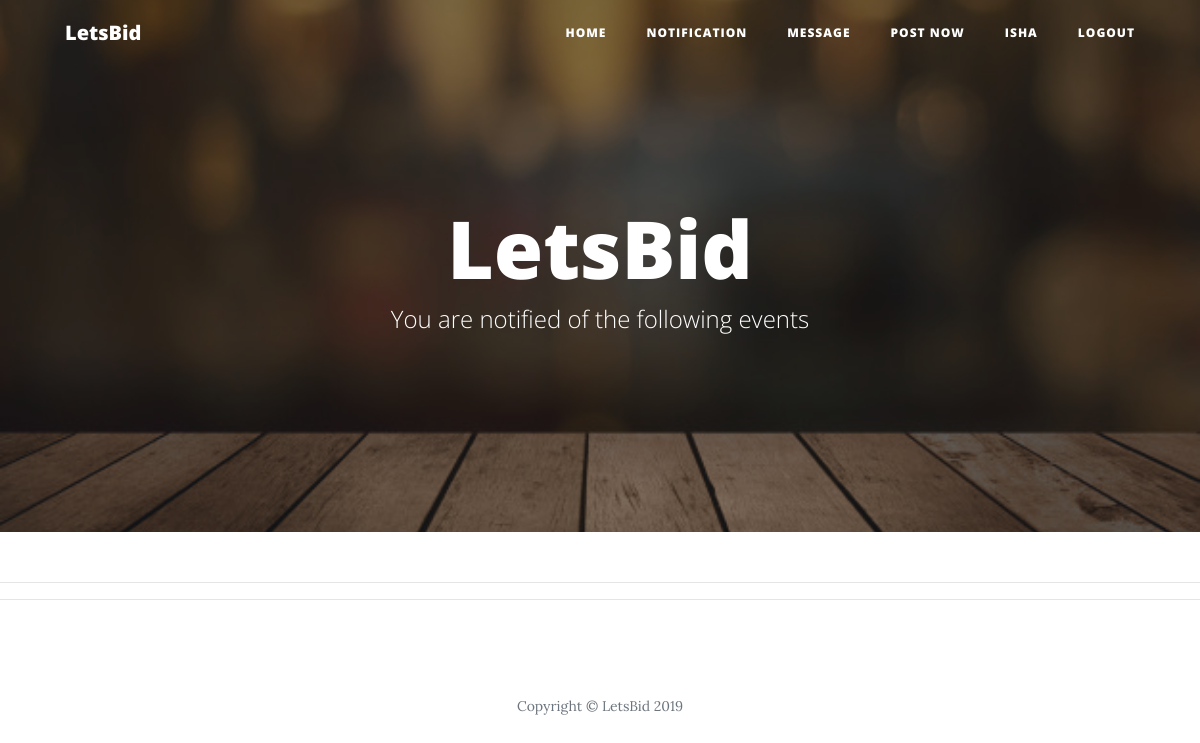
Page /users/notification/ (signed in) on the earlier database version.
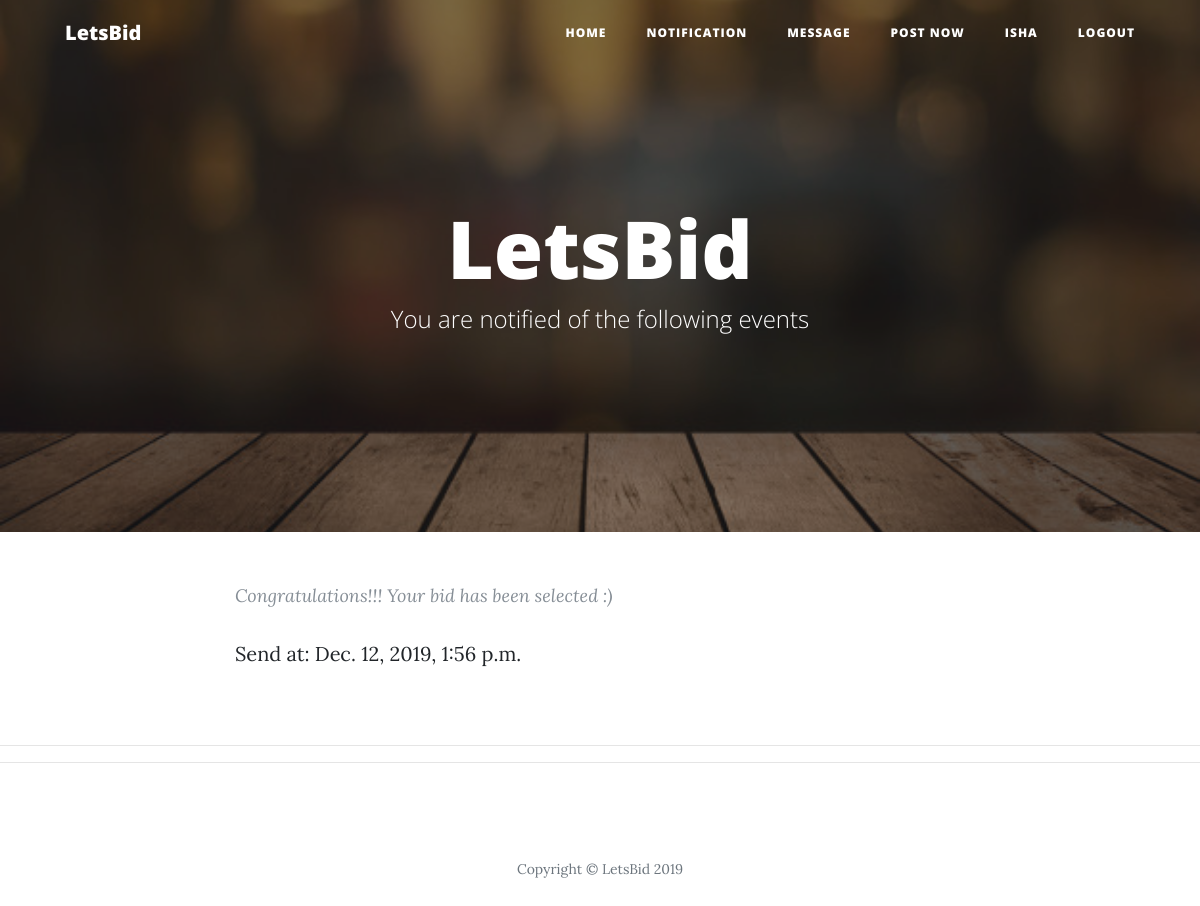
Same page on the later database version.
### users/models.py (models this page shows, shortened)
class Notification(models.Model):
    message_receiver = models.ForeignKey(User, on_delete=models.CASCADE)
    admin_message = models.TextField()
    notification_date = models.DateTimeField(default=timezone.now)

### users/views.py (the view)
# urls.py: path('notification/', views.usernotification, name='notification'),
@login_required
def usernotification(request):
    user = request.user
    user_notifications = Notification.objects.filter(message_receiver=request.user).order_by('-notification_date')
    template = 'users/notifications.html'
    return render(request, template, {'user_notifications':user_notifications,'user': user})

### templates/users/notifications.html (shortened to what this page needs)
{% load static %}
<!DOCTYPE html>
<html lang="en">
<head>
  <link href="{% static 'entries/vendor/bootstrap/css/bootstrap.min.css' %}" rel="stylesheet">
  <link href="{% static 'entries/vendor/fontawesome-free/css/all.min.css' %}" rel="stylesheet" type="text/css">
  <link href="{% static 'entries/css/clean-blog.min.css' %}" rel="stylesheet">
</head>
<body>
  <nav class="navbar navbar-expand-lg navbar-light fixed-top" id="mainNav">
    <div class="container">
      <a class="navbar-brand" href="{% url 'letsbid-home' %}">LetsBid</a>
      <div class="collapse navbar-collapse" id="navbarResponsive">
        <ul class="navbar-nav ml-auto">
          <li class="nav-item">
            <a class="nav-link" href="{% url 'letsbid-home' %}">Home</a>
          </li>
          <li class="nav-item">
            <a class="nav-link" href="{% url 'notification' %}">Notification</a>
          </li>
          <li class="nav-item">
            <a class="nav-link" href="{% url 'message' %}">Message</a>
          </li>
          <li class="nav-item">
            <a class="nav-link" href="{% url 'create_contract' %}">Post now</a>
          </li>
          <li class="nav-item">
            <a class="nav-link" href="{% url 'profile' %}">{{ user.username }}</a>
          </li>
          <li class="nav-item">
            <a class="nav-link" href="{% url 'logout' %}">Logout</a>
          </li>
        </ul>
      </div>
    </div>
  </nav>
  <header class="masthead" style="background-image: url({% static 'entries/img/home-bg.jpg' %})">
    <div class="overlay"></div>
    <div class="container">
      <div class="row">
        <div class="col-lg-8 col-md-10 mx-auto">
          <div class="site-heading">
            <h1>LetsBid</h1>
            <span class="subheading">You are notified of the following events</span>
          </div>
        </div>
      </div>
    </div>
  </header>
  {% for notification in user_notifications %}
  <div class="container">
    <div class="row">
      <div class="col-lg-8 col-md-10 mx-auto">
        <div class="post-preview">
            <p class="post-meta">
              {{ notification.admin_message }}
            </p>
            <p> Send at: {{ notification.notification_date }}</p>
            <br>
        </div>
      </div>
    </div>
  </div>
  {% endfor %}
  <hr>
  <hr>
  <footer>
    <div class="container">
      <div class="row">
        <div class="col-lg-8 col-md-10 mx-auto">
          <p class="copyright text-muted">Copyright &copy; LetsBid 2019</p>
        </div>
      </div>
    </div>
  </footer>
</body>
</html>

Differences in the rows shown:
added Notification: admin_message "Congratulations!!! Your bid has been selected :)", notification_date "Dec. 12, 2019, 1:56 p.m."
